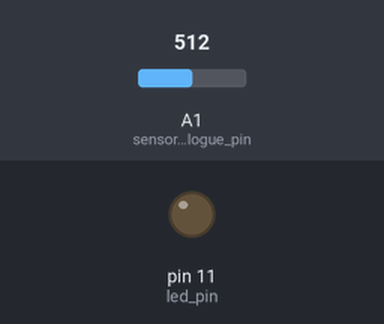
Bench run of a sketch on a simulated Arduino Uno, built with avr-gcc and run on an emulated ATmega328P. Parts: output pins drawn as LEDs (lit = HIGH). The test bench sets the inputs (shaded band); at power-on: A1 (sensor_analogue_pin) = 512. No radio packets arrive unless stated.

Above: at 2.1 s.
At 22.31 s:
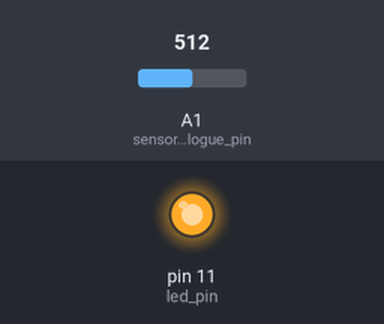
Timing chart, 0 to 25.9 s (numbered marks = the images above):
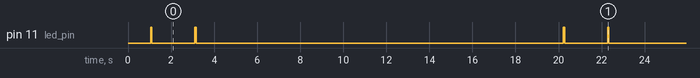

Measured:
- by itself, pin 11 (led_pin): repeats every 19.2 s: LOW 2.0 s, HIGH 0.06 s, LOW 17.1 s, HIGH 0.06 s
- by itself, everything shown: repeats every 19.2 s, in 4 steps

The sketch:

transmitter_laundry_noise.ino
```cpp
// based on https://learn.adafruit.com/adafruit-microphone-amplifier-breakout/measuring-sound-levels

#include <VirtualWire.h>

const int led_pin = 11;
const int transmit_pin = 1;
//const int receive_pin = 2;
const int sensor_pin = 8;
const int sensor_analogue_pin = A1;
const String sensor_name = "laundry";
const bool debug_mode = false;

const int sampleWindow = 50; // Sample window width in mS (50 mS = 20Hz)
unsigned int sample;


void setup()
{
  delay(1000);

  if (debug_mode) {
    Serial.begin(115200);	// Debugging only
    Serial.println("Starting receiver");
  }
    // Initialise the IO and ISR
    vw_set_tx_pin(transmit_pin);
    vw_setup(500);       // Bits per sec

    pinMode(led_pin, OUTPUT);
    pinMode(sensor_pin, INPUT);
    pinMode(sensor_analogue_pin, INPUT);

}

void loop()
{
   unsigned long startMillis= millis();  // Start of sample window
   unsigned int peakToPeak = 0;   // peak-to-peak level

   unsigned int signalMax = 0;
   unsigned int signalMin = 1024;

   // collect data for 50 mS
   while (millis() - startMillis < sampleWindow)
   {
      sample = analogRead(sensor_analogue_pin);
      if (sample < 1024)  // toss out spurious readings
      {
         if (sample > signalMax)
         {
            signalMax = sample;  // save just the max levels
         }
         else if (sample < signalMin)
         {
            signalMin = sample;  // save just the min levels
         }
      }
   }
   peakToPeak = signalMax - signalMin;  // max - min = peak-peak amplitude
   double volts = (peakToPeak * 3.3) / 1024;  // convert to volts

  if (debug_mode) {
    Serial.println(volts);
  }

  String message;
  message = "R>" + sensor_name + ":noise=" + (String) volts;
  sendMessage(message);

  if (volts > 0.4) {
    message = "R>" + sensor_name + ":washingmachine=On";
    sendMessage(message);
  }
  else {
    message = "R>" + sensor_name + ":washingmachine=Off";
    sendMessage(message);
  }
  delay(15 * 1000);

}

void sendMessage(String message) {

  if (debug_mode) {
    Serial.println(message);
    delay(500);
    return;
  }
  int buf_len = message.length() +1;

  char buf[buf_len];
  message.toCharArray(buf, buf_len);

  digitalWrite(led_pin, HIGH); // Flash a light to show transmitting
  vw_send((uint8_t *)buf, buf_len);
  vw_wait_tx(); // Wait until the whole message is gone
  digitalWrite(led_pin, LOW);
  delay(2000);

}
```
